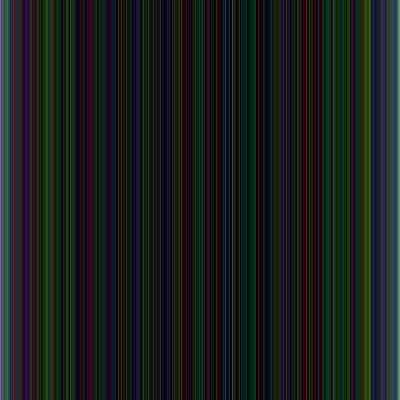
Frame 1 (no input)
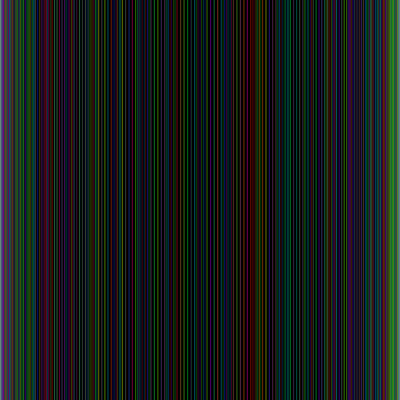
Frame 60 (no input)
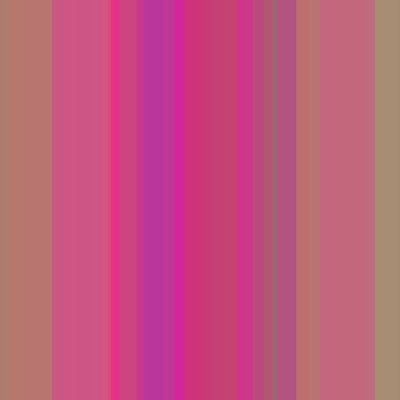
Frame 120 (the mouse pressed at the canvas centre since frame 60)

The p5.js sketch that drew these frames (run headless with seeded random() and noise() and a simulated clock; from frame 60 on, the mouse is pressed at the canvas centre):

// p5.js sketch
// ── sketch.js

function setup() {

	createCanvas( 400, 400) ;
	colorMode( HSB );

}

function draw() {

	background( 0 );
	randomSeed( mouseX * 500 );
	let weight = map( mouseY, 0, height, 1, width );

	let time = millis() * 0.0003;

	for ( let i = 0; i < width; i++ ) {

        let sineValue = sin( time + i % TWO_PI );
		let xPos = map( sineValue, -1, 1, 0, width );

		stroke( random( 360 ), 100, 100, 0.25 );
  		strokeWeight( weight );
  		line( xPos, 0, xPos, height );

	}

}
